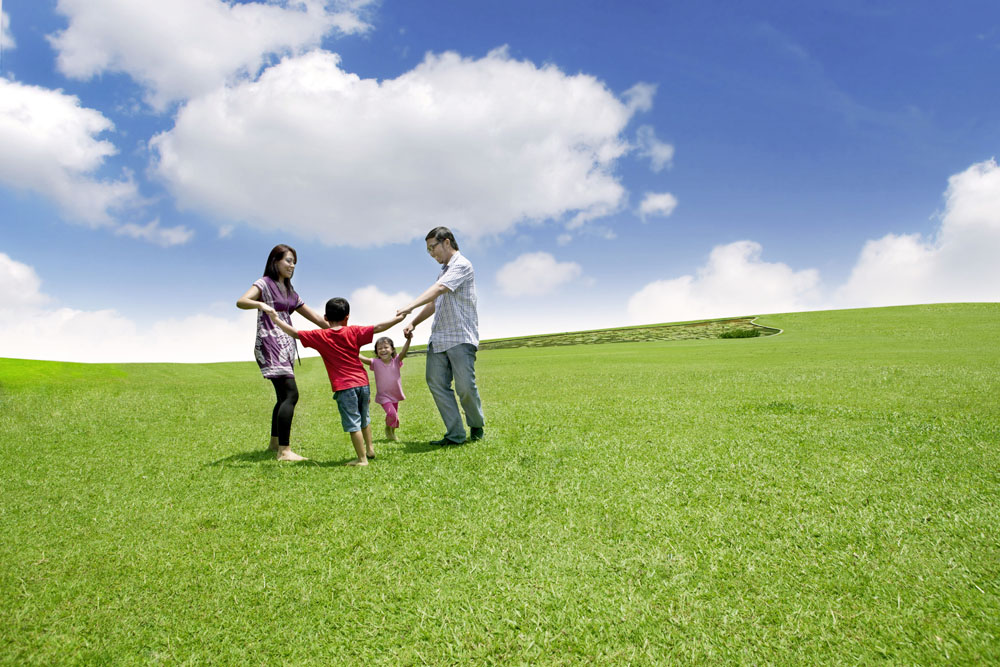
#> input picture hw/hw4/family.jpg, 1000 x 667 px
$ python GraphCut.py   (older library calls are emulated)
#> lines starting #> are read from the running program, lines starting #| are printed output that depends on the picture
from cv2 import cv2
import numpy as np
import maxflow
import matplotlib.pyplot as plt
MAXVAL=1000000
sigma=2
def get_node_num(i, j, M):
    return j*M+i
def get_xy(nodenum, M):
    return nodenum % M, int(nodenum/M)
def parse_data(data):
    datafile=open(data)
    dataArr=[]
    for line in datafile.readlines():
        curpair=line.split("\t")
        curpair=list(map(int,curpair))
        dataArr.append((curpair[0]-1,curpair[1]-1))
    return dataArr

def const_G(I,M,N,bg,fg):
    G=np.array([0.5]*(M*N))
    G=np.reshape(G,(M,N))
    # print(G.shape)
    # print(bg[0])
    for i in range(len(bg)):
        G[bg[i][0]][bg[i][1]] = 0
    for i in range(len(fg)):
        G[fg[i][0]][fg[i][1]] = 1
    return G
def VertexEdge(G,M,I):
    V=[]
    E=[]
    for i in range(M):
        for j in range(N):
            if G[i,j]==0:#bg
                V.append((get_node_num(j,i,N), MAXVAL, 0))
            elif G[i,j]==1:
                V.append((get_node_num(j,i,N), 0, MAXVAL))
            else:
                V.append((get_node_num(j,i,N), 0, 0))
    for i in range(M-1):
        for j in range(N-1):
            state=get_node_num(j,i,N)
            nstate=get_node_num(j+1,i,N)
            tmp=-np.sum((I[i,j]-I[i,j+1].astype(np.float64))**2)
            w = np.exp(tmp/2/sigma/sigma)
            E.append((state,nstate,w))

            nstate=get_node_num(j,i+1,N)
            tmp=-np.sum((I[i,j]-I[i+1,j].astype(np.float64))**2)
            w = np.exp(tmp/2/sigma/sigma)
            E.append((state,nstate,w))
    return V,E

def find_maxflow(I,V,E,M):
    mask = np.zeros_like(I, dtype=bool)
    g = maxflow.Graph[float](len(V), len(E))
    vArr = g.add_nodes(len(V))
    for v in V:
        # add edges between a non-terminal node and terminal nodes
        # Add an edge ‘SOURCE->i’ with capacity cap_source and another edge ‘i->SINK’ with capacity cap_sink.
        # This method can be called multiple times for each node. Capacities can be negative.
        g.add_tedge(vArr[v[0]], v[1], v[2])
    for e in E:
        # add_edge(self, int i, int j, long capacity, long rcapacity)
        # Adds a bidirectional edge between nodes i and j with the weights cap and rev_cap.
        g.add_edge(e[0], e[1], e[2], e[2])
    g.maxflow()
    for idx in range(len(V)):
        # Returns which segment the given node belongs to.
        if g.get_segment(idx) == 1:
            i,j=get_xy(idx, N)
            mask[j,i]=(1,1,1)
    return mask
def visulize(mask):
    res = np.zeros_like(I)
    # np.copyto(res, I, where=mask)

    white = np.zeros_like(I)
    white[:,:,0].fill(255)
    white[:,:,1].fill(255)
    white[:,:,2].fill(255)
    np.copyto(res, white, where=mask)

    filename = 'res2.jpg'
    cv2.imwrite(filename, res)
    plt.imshow(mask.astype(np.float))
    plt.xticks([]), plt.yticks([])
    plt.show()
    plt.imshow(cv2.cvtColor(res, cv2.COLOR_BGR2RGB))
    plt.show()

def runGC(I,M,N,bg,fg):
    G=const_G(I,M,N,bg,fg)
    V,E=VertexEdge(G,M,I)
    mask=find_maxflow(I,V,E,M)
    return mask


# I=cv2.imread("../grassland.jpg")
# bg=parse_data('bg_points.txt')
# fg=parse_data('fg_points.txt')

I=cv2.imread("../family.jpg")
#> I is the input picture: shape (667, 1000, 3); mean B, G, R 138.1, 171.8, 151.8
bg=parse_data('bg_points2.txt')
#> (reads hw/hw4/mask_create/bg_points2.txt from the repository)
fg=parse_data('fg_points2.txt')
#> (reads hw/hw4/mask_create/fg_points2.txt from the repository)

M,N,P=I.shape
#> M = 667; N = 1000; P = 3
print(M,N,P)
#| 667 1000 3

# res = np.zeros_like(I)
# filename = 'mask.jpg'
# cv2.imwrite(filename, res)

mask=runGC(I,M,N,bg,fg)
#> in runGC, `G=const_G(I,M,N,bg,fg)`:
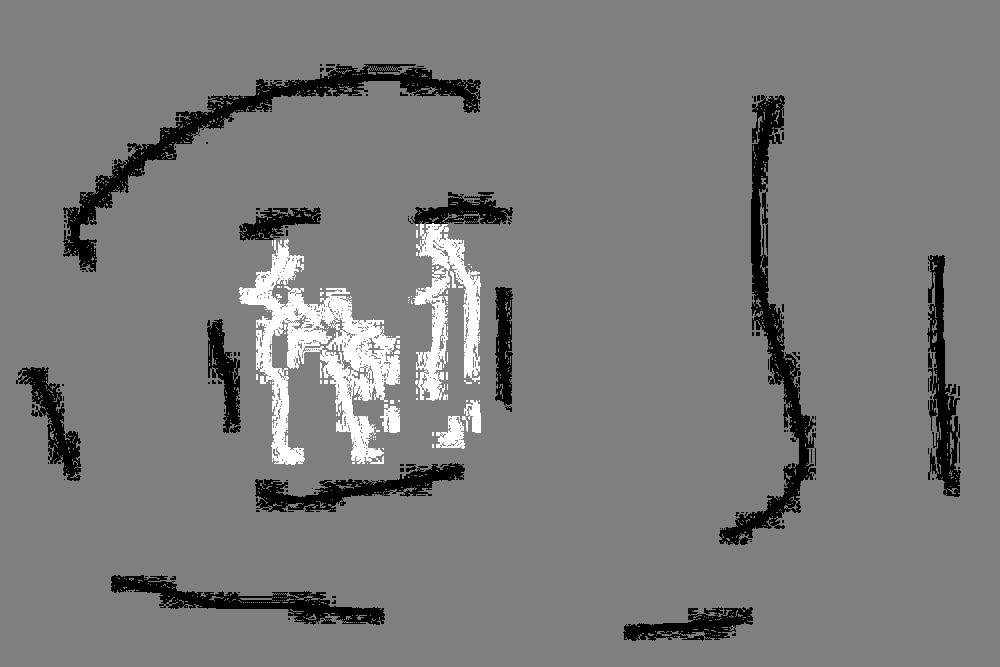
#> G: shape (667, 1000) float64; min 0, max 1, mean 0.484
#> (the run stopped early here; a loop or call above may not have finished)
